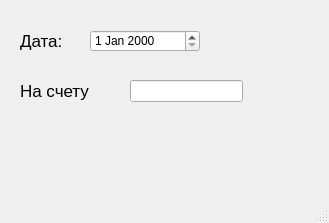
<?xml version="1.0" encoding="UTF-8"?>
<ui version="4.0">
 <class>MainWindow</class>
 <widget class="QMainWindow" name="MainWindow">
  <property name="geometry">
   <rect>
    <x>0</x>
    <y>0</y>
    <width>329</width>
    <height>223</height>
   </rect>
  </property>
  <property name="windowTitle">
   <string>MainWindow</string>
  </property>
  <widget class="QWidget" name="centralwidget">
   <widget class="QLabel" name="label">
    <property name="geometry">
     <rect>
      <x>20</x>
      <y>20</y>
      <width>61</width>
      <height>41</height>
     </rect>
    </property>
    <property name="font">
     <font>
      <pointsize>13</pointsize>
     </font>
    </property>
    <property name="text">
     <string>Дата:</string>
    </property>
   </widget>
   <widget class="QDateEdit" name="dateEdit">
    <property name="geometry">
     <rect>
      <x>90</x>
      <y>30</y>
      <width>110</width>
      <height>22</height>
     </rect>
    </property>
   </widget>
   <widget class="QLabel" name="label_2">
    <property name="geometry">
     <rect>
      <x>20</x>
      <y>70</y>
      <width>101</width>
      <height>41</height>
     </rect>
    </property>
    <property name="font">
     <font>
      <pointsize>13</pointsize>
     </font>
    </property>
    <property name="text">
     <string>На счету</string>
    </property>
   </widget>
   <widget class="QLineEdit" name="lineEdit">
    <property name="geometry">
     <rect>
      <x>130</x>
      <y>80</y>
      <width>113</width>
      <height>22</height>
     </rect>
    </property>
    <property name="readOnly">
     <bool>true</bool>
    </property>
   </widget>
  </widget>
  <widget class="QMenuBar" name="menubar">
   <property name="geometry">
    <rect>
     <x>0</x>
     <y>0</y>
     <width>329</width>
     <height>26</height>
    </rect>
   </property>
  </widget>
  <widget class="QStatusBar" name="statusbar"/>
 </widget>
 <resources/>
 <connections/>
</ui>
